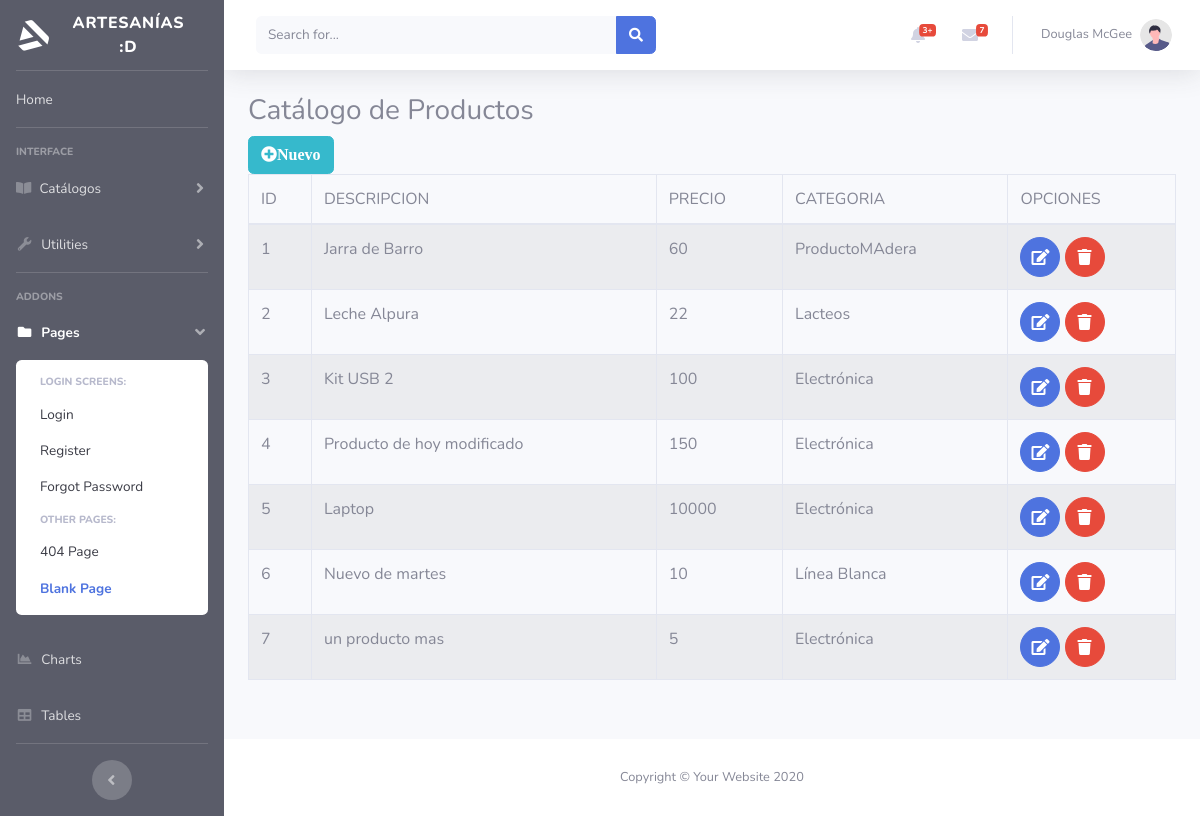
The page /catalogos/listar_producto/ on the database its author committed.
### catalogos/models.py (models this page shows, shortened)
class Producto(claseModelo):
    descripcion = models.CharField(max_length=50)
    precio = models.IntegerField(default=0)
    categoria = models.ForeignKey(Categoria,on_delete=models.CASCADE)

class Categoria(models.Model):
    nombre = models.CharField(max_length=30)
    descripcion = models.CharField(max_length=100)
    def __str__(self):
        return '%s' % (self.nombre)

### catalogos/views.py (the view)
# urls.py: path('listar_producto/', ListProducto.as_view(), name="listar_producto"),
class ListProducto(ListView):
    model = Producto
    template_name = "listar_producto.html"

### catalogos/templates/listar_producto.html (shortened to what this page needs)
{% extends "base con formularios.html" %}
{% block contenido %}
<div class="panel panel-primary">
    <h3>Catálogo de Productos</h3>
    <div class="panel-heading">
        <a href="{% url 'crear_producto' %}" class="btn btn-info"><span class="fa fa-plus-circle">Nuevo</span></a>
    </div>
    <div class="panel-body">
        <table width="100%" class="table table-striped table-bordered table-hover" id="dataTables">
            <thead>
                <tr>
                    <td>ID</td>
                    <td>DESCRIPCION</td>
                    <td>PRECIO</td>
                    <td>CATEGORIA</td>
                    <td>OPCIONES</td>
                </tr>
            </thead>
            <tbody>
                {% for producto in object_list %}
                <tr>
                    <td>{{ producto.id }}</td>
                    <td>{{ producto.descripcion }}</td>
                    <td>{{ producto.precio }}</td>
                    <td>{{ producto.categoria }}</td>
                    <td>
                        <a href="{% url 'editar_producto' producto.id %}" class="btn btn-primary btn-circle"><span class="fa fa-edit"></span></a>
                        <a href="#" class="btn btn-danger btn-circle"><span class="fa fa-trash"></span></a>
                    </td>
                </tr>
                {% endfor %}
            </tbody>
        </table>
    </div>
</div>
{% endblock%}

### templates/base con formularios.html (shortened to what this page needs)
{% load static %}
<!DOCTYPE html>
<html lang="en">
<head>
    <link href="{% static 'css/all.min.css' %}" rel="stylesheet" type="text/css">
    <link rel="stylesheet" href="https://use.fontawesome.com/releases/v5.8.1/css/all.css">
    <link href="{% static 'css/sb-admin-2.min.css' %}" rel="stylesheet">
</head>
<body id="page-top">
    <div id="wrapper">
        <ul class="navbar-nav bg-dark sidebar sidebar-dark accordion" id="accordionSidebar">
            <a class="sidebar-brand d-flex align-items-center justify-content-center" href={% url 'home' %}>
                <div class="sidebar-brand-icon rotate-n-15">
                    <i class="fab fa-artstation"></i>
                </div>
                <div class="sidebar-brand-text mx-3">Artesanías :D</div>
            <hr class="sidebar-divider my-0">
            <li class="nav-item">
                <a class="nav-link" href="#"
                <i class="fas fa-house-user"></i>
                    <span>Home</span></a>
            </li>
            <hr class="sidebar-divider">
            <div class="sidebar-heading">
                Interface
            </div>
            <li class="nav-item">
                <a class="nav-link collapsed" href="#" data-toggle="collapse" data-target="#collapseTwo"
                    aria-expanded="true" aria-controls="collapseTwo">
                    <i class="fas fa-book-open"></i>
                    <span>Catálogos</span>
                </a>
            </li>
            <li class="nav-item">
                <a class="nav-link collapsed" href="#" data-toggle="collapse" data-target="#collapseUtilities"
                    aria-expanded="true" aria-controls="collapseUtilities">
                    <i class="fas fa-fw fa-wrench"></i>
                    <span>Utilities</span>
                </a>
            </li>
            <hr class="sidebar-divider">
            <div class="sidebar-heading">
                Addons
            </div>
            <li class="nav-item active">
                <a class="nav-link" href="#" data-toggle="collapse" data-target="#collapsePages" aria-expanded="true"
                    aria-controls="collapsePages">
                    <i class="fas fa-fw fa-folder"></i>
                    <span>Pages</span>
                </a>
                <div id="collapsePages" class="collapse show" aria-labelledby="headingPages"
                    data-parent="#accordionSidebar">
                    <div class="bg-white py-2 collapse-inner rounded">
                        <h6 class="collapse-header">Login Screens:</h6>
                        <a class="collapse-item" href="login.html">Login</a>
                        <a class="collapse-item" href="register.html">Register</a>
                        <a class="collapse-item" href="forgot-password.html">Forgot Password</a>
                        <h6 class="collapse-header">Other Pages:</h6>
                        <a class="collapse-item" href="404.html">404 Page</a>
                        <a class="collapse-item active" href="blank.html">Blank Page</a>
                    </div>
                </div>
            </li>
            <li class="nav-item">
                <a class="nav-link" href="charts.html">
                    <i class="fas fa-fw fa-chart-area"></i>
                    <span>Charts</span></a>
            </li>
            <li class="nav-item">
                <a class="nav-link" href="tables.html">
                    <i class="fas fa-fw fa-table"></i>
                    <span>Tables</span></a>
            </li>
            <hr class="sidebar-divider d-none d-md-block">
            <div class="text-center d-none d-md-inline">
                <button class="rounded-circle border-0" id="sidebarToggle"></button>
            </div>
        </ul>
        <div id="content-wrapper" class="d-flex flex-column">
            <div id="content">
                <nav class="navbar navbar-expand navbar-light bg-white topbar mb-4 static-top shadow">
                    <form
                        class="d-none d-sm-inline-block form-inline mr-auto ml-md-3 my-2 my-md-0 mw-100 navbar-search">
                        <div class="input-group">
                            <input type="text" class="form-control bg-light border-0 small" placeholder="Search for..."
                                aria-label="Search" aria-describedby="basic-addon2">
                            <div class="input-group-append">
                                <button class="btn btn-primary" type="button">
                                    <i class="fas fa-search fa-sm"></i>
                                </button>
                            </div>
                        </div>
                    </form>
                    <ul class="navbar-nav ml-auto">
                        <li class="nav-item dropdown no-arrow mx-1">
                            <a class="nav-link dropdown-toggle" href="#" id="alertsDropdown" role="button"
                                data-toggle="dropdown" aria-haspopup="true" aria-expanded="false">
                                <i class="fas fa-bell fa-fw"></i>
                                <span class="badge badge-danger badge-counter">3+</span>
                            </a>
                        </li>
                        <li class="nav-item dropdown no-arrow mx-1">
                            <a class="nav-link dropdown-toggle" href="#" id="messagesDropdown" role="button"
                                data-toggle="dropdown" aria-haspopup="true" aria-expanded="false">
                                <i class="fas fa-envelope fa-fw"></i>
                                <span class="badge badge-danger badge-counter">7</span>
                            </a>
                        </li>
                        <li class="nav-item dropdown no-arrow">
                            <a class="nav-link dropdown-toggle" href="#" id="userDropdown" role="button"
                                data-toggle="dropdown" aria-haspopup="true" aria-expanded="false">
                                <span class="mr-2 d-none d-lg-inline text-gray-600 small">Douglas McGee</span>
                                <img class="img-profile rounded-circle"
                                    src="{% static 'img/undraw_profile.svg' %}">
                            </a>
                        </li>
                    </ul>
                </nav>
                <div class="container-fluid">
                {% block contenido %}{% endblock %}
                </div>
            </div>
            <footer class="sticky-footer bg-white">
                <div class="container my-auto">
                    <div class="copyright text-center my-auto">
                        <span>Copyright &copy; Your Website 2020</span>
                    </div>
                </div>
            </footer>
        </div>
    </div>
</body>
</html>

### rows shown on the page
Producto: id "1", descripcion "Jarra de Barro", precio "60", categoria "ProductoMAdera"
Producto: id "2", descripcion "Leche Alpura", precio "22", categoria "Lacteos"
Producto: id "3", descripcion "Kit USB 2", precio "100", categoria "Electrónica"
Producto: id "4", descripcion "Producto de hoy modificado", precio "150", categoria "Electrónica"
Producto: id "5", descripcion "Laptop", precio "10000", categoria "Electrónica"
Producto: id "6", descripcion "Nuevo de martes", precio "10", categoria "Línea Blanca"
Producto: id "7", descripcion "un producto mas", precio "5", categoria "Electrónica"
